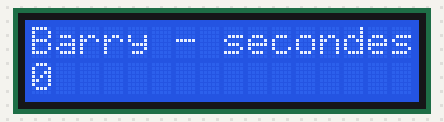
A sketch run on a simulated Arduino Mega 2560, built with avr-gcc and run on an emulated ATmega2560. Shown: 16×2 character LCD.

Above: at 0.1 s.
At 4.1 s:
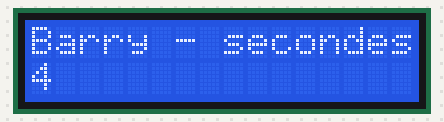
At 9.1 s:
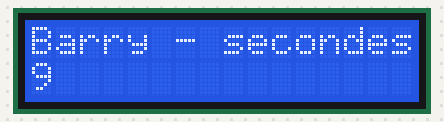
At 19.1 s:
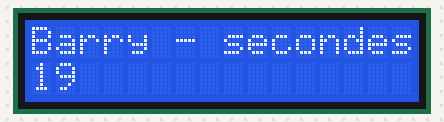
At 29.1 s:
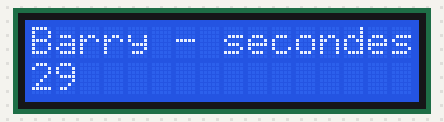
At 39.1 s:
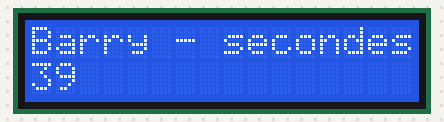

Measured:
- what the display in image 1 shows lasts 1.0 s, from 4.0 s to 5.0 s

The sketch:

lcd_scherm_werkend.ino
```cpp
// include library code:
#include <LiquidCrystal.h>

// Initializeer de lcd scherm met de juiste output porten
// 8-rs
// 9-e
// 10~13 - d4~d7
//LiquidCrystal lcd(8,9,10,11,12,13);
LiquidCrystal lcd(31,30,32,33,34,35);

void setup() {
// set up the LCD’s number of columns and rows:
lcd.begin(16,2);
// Print a message to the LCD.
lcd.print("Barry - secondes");
}
void loop() {
// set the cursor to column 0, line 1
// (note: line 1 is the second row, since counting begins with 0):
lcd.setCursor(0, 1);
// print the number of seconds since reset:
lcd.print(millis()/1000);
}
```
